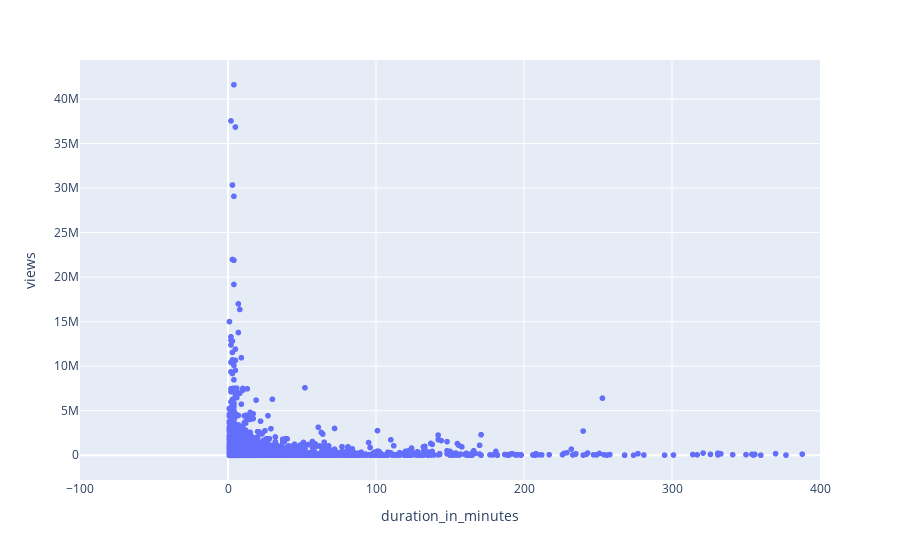

Notebook code for this chart:
### Code cell
px.scatter(df,'duration_in_minutes','views',range_x=[-100,400])

### Figure 1 — Plotly figure (JSON) as saved in the notebook; plotly's stock layout.template omitted (floating-point values rounded to 4 significant figures; data arrays with more than 128 entries replaced by an {"elided": "..."} marker saying what was removed)
{"data": [{"hovertemplate": "duration_in_minutes=%{x}<br>views=%{y}<extra></extra>", "legendgroup": "", "marker": {"color": "#636efa", "symbol": "circle"}, "mode": "markers", "name": "", "showlegend": false, "type": "scattergl", "x": {"elided": "9234 int values"}, "xaxis": "x", "y": {"elided": "9234 int values"}, "yaxis": "y"}], "layout": {"legend": {"tracegroupgap": 0}, "margin": {"t": 60}, "xaxis": {"anchor": "y", "domain": [0, 1], "range": [-100, 400], "title": {"text": "duration_in_minutes"}}, "yaxis": {"anchor": "x", "domain": [0, 1], "title": {"text": "views"}}}}
